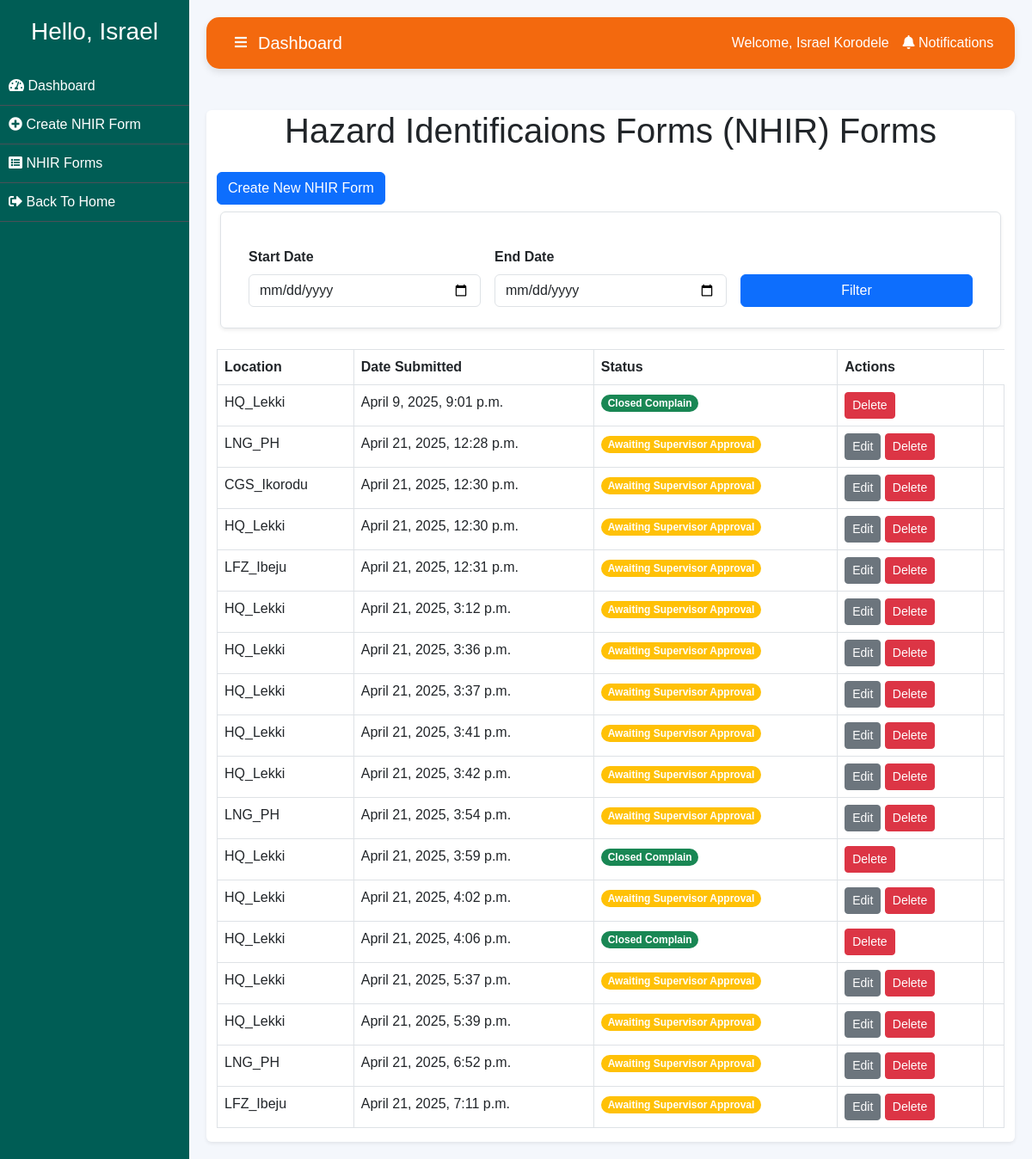
/nhis_list/ (signed in), run on the app's committed database.
### app/models.py (models this page shows, shortened)
class NHISForm(models.Model):
    user = models.ForeignKey(User, null=True, on_delete=models.CASCADE)
    date_submitted = models.DateTimeField(auto_now_add=True, null=True)
    location = models.CharField(max_length=50, choices=[
        ('HQ_Lekki', 'HQ_Lekki'),
        ('CGS_Ikorodu', 'CGS_Ikorodu'),
        ('LNG_PH', 'LNG_PH'),
        ('LFZ_Ibeju', 'LFZ_Ibeju'),
    ], blank=True, null=True)
    date = models.DateField(null=True)
    question = models.CharField(max_length=7, choices=[('option1', 'Option 1'), ('option2', 'Option 2')], null=True)
    hazard = models.ManyToManyField(Hazards, blank=True)
    risk_type = models.CharField(max_length=255, choices=[
        ('UA', 'UA (Unsafe Act)'),
        ('UC', 'UC (Unsafe Condition)'),
        ('NM', 'NM (Near Miss)'),
        ('ACD', 'ACD (Accident)'),
        ('NC', 'NC (Non-Conformity)'),
    ], blank=True, null=True)
    ram_rating = models.CharField(max_length=255, choices=[
        ('High', 'High'),
        ('Medium', 'Medium'),
        ('Low', 'Low'),
    ], blank=True, null=True)
    observation = models.TextField(blank=True)
    action_taken = models.TextField(blank=True)
    preventive_action = models.TextField(blank=True)
    responsible_party = models.CharField(max_length=7, choices=[('HSEQ', 'HSEQ')], default='HSEQ', null=True)
    target_date = models.DateField(null=True)
    observed_by = models.CharField(max_length=255, null=True)
    dept = models.CharField(max_length=255, choices=[
        ('Admin', 'Admin'),
        ('BDS', 'BDS'),
        ('DC', 'DC'),
        ('ER', 'ER'),
        ('FVC', 'FVC'),
        ('HR', 'HR'),
        ('HSE', 'HSE'),
        ('IAC', 'IAC'),
        ('IT', 'IT'),
        ('LRC', 'LRC'),
        ('TS', 'TS'),
    ], blank=True, null=True)
    observed_date = models.DateField(null=True)
    status = models.CharField(
        max_length=20,
        choices=[
            ('awaiting_supervisor', 'Awaiting Supervisor Approval'),
            ('awaiting_manager', 'Awaiting Manager Approval'),
            ('closed', 'Closed'),
            ('denied', 'Denied'),
        ],
        default='awaiting_supervisor',
    )

### app/decorators.py (the view)
		def wrapper_func(request, *args, **kwargs):
			group = None
			if request.user.groups.exists():
				group = request.user.groups.all()[0].name
			if group in allowed_roles:
				return view_func(request, *args, **kwargs)
			else:
				return HttpResponse('''
                    <h1>You are not authorized to view this page</h1>
                    <button onclick="window.history.back();">Go Back</button>
                ''')

### app/templates/nhis_list.html (shortened to what this page needs)
{% extends 'base.html' %}
{% block content %}
<div class="container shadow-sm bg-white mt-6" style="border-radius: 0.375rem;">
    <div class="card-body">
        <h1 class="text-center mb-4 mt-2">Hazard Identificaions Forms (NHIR) Forms</h1>
        {% if is_staff %}
        <a href="{% url 'app:create_nhis' %}" class="btn btn-primary mb-3" >Create New NHIR Form</a>
        {% endif %}
        <div class="container mt-2 mb-4">
            <form method="get" class="row g-3 align-items-end shadow-sm p-4  rounded border">
                <div class="col-md-4">
                    <label for="start_date" class="form-label fw-bold">Start Date</label>
                    <input type="date" id="start_date" name="start_date" class="form-control"
                           value="{{ request.GET.start_date }}">
                </div>
                <div class="col-md-4">
                    <label for="end_date" class="form-label fw-bold">End Date</label>
                    <input type="date" id="end_date" name="end_date" class="form-control"
                           value="{{ request.GET.end_date }}">
                </div>
                <div class="col-md-4 text-end">
                    <button type="submit" class="btn btn-primary w-100">
                         Filter
                    </button>
                </div>
            </form>
        </div>
    <div class="table-responsive">
        <table class="table table-bordered">
            <thead>
                <tr>
                    <th scope="col">Location</th>
                    <th scope="col">Date Submitted</th>
                    <th scope="col">Status</th>
                    <th scope="col">Actions</th>
                </tr>
            </thead>
            <tbody>
                {% if submissions %}
                    {% for submission in submissions %}
                    <tr>
                        <td>{{ submission.location }}</td>
                        <td>{{ submission.date_submitted }}</td>
                        <td>
                            <span class="badge rounded-pill
                                {% if submission.status == 'awaiting_supervisor' %} bg-warning
                                {% elif submission.status == 'awaiting_manager' %} bg-info
                                {% elif submission.status == 'closed' %} bg-success
                                {% elif submission.status == 'denied' %} bg-secondary
                                {% endif %}">
                                {% if submission.status == 'awaiting_supervisor' %} Awaiting Supervisor Approval
                                {% elif submission.status == 'awaiting_manager' %}  Awaiting Manager Approval
                                {% elif submission.status == 'closed' %} Closed Complain
                                {% elif submission.status == 'denied' %} Denied
                                {% endif %}
                            </span>
                        </td>
                        <td>
                            {% if is_staff %}
                                {% if submission.status == 'approved' %}
                                    <a href="#" class="btn btn-sm btn-secondary mb-1">Print</a>
                                    <br>
                                {% elif submission.status == 'awaiting_supervisor' %}
                                    <a href="{% url 'app:edit_nhis_form' submission.pk %}" class="btn btn-sm btn-secondary">Edit</a>
                                {% endif %}
                                <form action="{% url 'app:delete_nhis_form' submission.pk %}" method="post" style="display: inline;" class="pb-2">
                                    <button type="submit" class="btn btn-sm btn-danger">Delete</button>
                                </form>
                            {% elif is_supervisor or is_manager %}
                                <a href="{% url 'app:view_nhis_form' submission.pk %}" class="btn btn-sm btn-info">View</a>
                            {% endif %}
                        </td>
                        <td>
                        </td>
                    </tr>
                    {% endfor %}
                {% else %}
                    <tr>
                        <td colspan="7">No submissions found.</td>
                    </tr>
                {% endif %}
            </tbody>
        </table>
    </div>
</div>
{% endblock content %}

### app/templates/base.html (shortened to what this page needs)
{% load static %}
<!DOCTYPE html>
<html lang="en">
<head>
    <link href="https://cdn.jsdelivr.net/npm/bootstrap@5.3.0-alpha1/dist/css/bootstrap.min.css" rel="stylesheet">
    <link rel="stylesheet" href="https://cdnjs.cloudflare.com/ajax/libs/font-awesome/5.15.3/css/all.min.css">
    <link href="https://cdn.jsdelivr.net/npm/aos@2.3.4/dist/aos.css" rel="stylesheet">
</head>
<body>
    <div class="sidebar" id="sidebar">
        <div class="text-center text-white mb-4">
            <h3>Hello, {{request.user.first_name}}</h3>
        </div>
        {% if is_staff %}
            <a href="{% url 'app:client' %}" ><i class="fas fa-tachometer-alt"></i> Dashboard</a>
            <a href="{% url 'app:create_nhis' %}"><i class="fas fa-plus-circle"></i> Create NHIR Form</a>
            <a href="{% url 'app:nhis_list' %}"><i class="fas fa-list-alt"></i> NHIR Forms</a>
            <a href="{% url 'app:dashboard' %}"><i class="fas fa-sign-out-alt"></i> Back To Home</a>
        {% endif %}
    </div>
    <div class="content" id="content">
        <nav class="top-navbar navbar navbar-expand-lg d-flex justify-content-between mb-5">
            <button class="btn text-light" id="toggleSidebar">
                <i class="fas fa-bars"></i>
            </button>
            {% if is_staff or is_vendor  %}
                <a class="navbar-brand" href="{% url 'app:client' %}">Dashboard</a>
            {% elif is_supervisor %}
                <a class="navbar-brand" href="{% url 'app:supervisor' %}">Supervisor Dashboard</a>
            {% else %}
                <a class="navbar-brand" href="{% url 'app:manager' %}">Manager Dashboard</a>
            {% endif %}
            <div class="d-flex align-items-center ms-auto">
                <span class="user-name me-3">Welcome, {{request.user.first_name}} {{request.user.last_name}}</span>
                <a class="nav-link" href="{% url 'app:notifications' %}" style="padding-right: 0.3rem;">
                    <i class="fas fa-bell"></i>
                    Notifications
                  </a>
            </div>
        </nav>
        {% block content%}
		{% endblock %}
</body>
</html>

### app/templates/base.html (style rules this page uses)
body { font-family: Arial, sans-serif; background-color: #f4f7fc; }
.sidebar { background-color: #005d55; min-height: 100vh; padding-top: 20px; transition: width 0.3s; width: 220px; position: fixed; top: 0; bottom: 0; }
.sidebar a { color: white; text-decoration: none; padding: 10px; display: block; border-bottom: 1px solid #495057; }
.content { margin-left: 220px; padding: 20px; transition: margin-left 0.3s ease; }
.top-navbar { background-color:rgb(243, 105, 14); color: white; padding: 10px 20px; border-radius: 15px; box-shadow: 0 4px 8px rgba(0, 0, 0, 0.1); transition: background-color 0.3s ease; }
.top-navbar .navbar-brand { color: white; }
.top-navbar .nav-link { color: white; }
.top-navbar .user-name { color: white; font-size: 1rem; }

### data on the page
NHISForm: location "HQ_Lekki", date_submitted "April 9, 2025, 9:01 p.m.", status "Closed Complain"
NHISForm: location "LNG_PH", date_submitted "April 21, 2025, 12:28 p.m.", shows "Awaiting Supervisor Approval", shows "Edit"
NHISForm: location "CGS_Ikorodu", date_submitted "April 21, 2025, 12:30 p.m.", shows "Awaiting Supervisor Approval", shows "Edit"
NHISForm: location "HQ_Lekki", date_submitted "April 21, 2025, 12:30 p.m.", shows "Awaiting Supervisor Approval", shows "Edit"
NHISForm: location "LFZ_Ibeju", date_submitted "April 21, 2025, 12:31 p.m.", shows "Awaiting Supervisor Approval", shows "Edit"
NHISForm: location "HQ_Lekki", date_submitted "April 21, 2025, 3:12 p.m.", shows "Awaiting Supervisor Approval", shows "Edit"
NHISForm: location "HQ_Lekki", date_submitted "April 21, 2025, 3:36 p.m.", shows "Awaiting Supervisor Approval", shows "Edit"
NHISForm: location "HQ_Lekki", date_submitted "April 21, 2025, 3:37 p.m.", shows "Awaiting Supervisor Approval", shows "Edit"
NHISForm: location "HQ_Lekki", date_submitted "April 21, 2025, 3:41 p.m.", shows "Awaiting Supervisor Approval", shows "Edit"
NHISForm: location "HQ_Lekki", date_submitted "April 21, 2025, 3:42 p.m.", shows "Awaiting Supervisor Approval", shows "Edit"
NHISForm: location "LNG_PH", date_submitted "April 21, 2025, 3:54 p.m.", shows "Awaiting Supervisor Approval", shows "Edit"
NHISForm: location "HQ_Lekki", date_submitted "April 21, 2025, 3:59 p.m.", status "Closed Complain"
NHISForm: location "HQ_Lekki", date_submitted "April 21, 2025, 4:02 p.m.", shows "Awaiting Supervisor Approval", shows "Edit"
NHISForm: location "HQ_Lekki", date_submitted "April 21, 2025, 4:06 p.m.", status "Closed Complain"
NHISForm: location "HQ_Lekki", date_submitted "April 21, 2025, 5:37 p.m.", shows "Awaiting Supervisor Approval", shows "Edit"
NHISForm: location "HQ_Lekki", date_submitted "April 21, 2025, 5:39 p.m.", shows "Awaiting Supervisor Approval", shows "Edit"
NHISForm: location "LNG_PH", date_submitted "April 21, 2025, 6:52 p.m.", shows "Awaiting Supervisor Approval", shows "Edit"
NHISForm: location "LFZ_Ibeju", date_submitted "April 21, 2025, 7:11 p.m.", shows "Awaiting Supervisor Approval", shows "Edit"

### other printed values
{{ request.user.first_name }} "Israel"
{{ request.user.last_name }} "Korodele"
